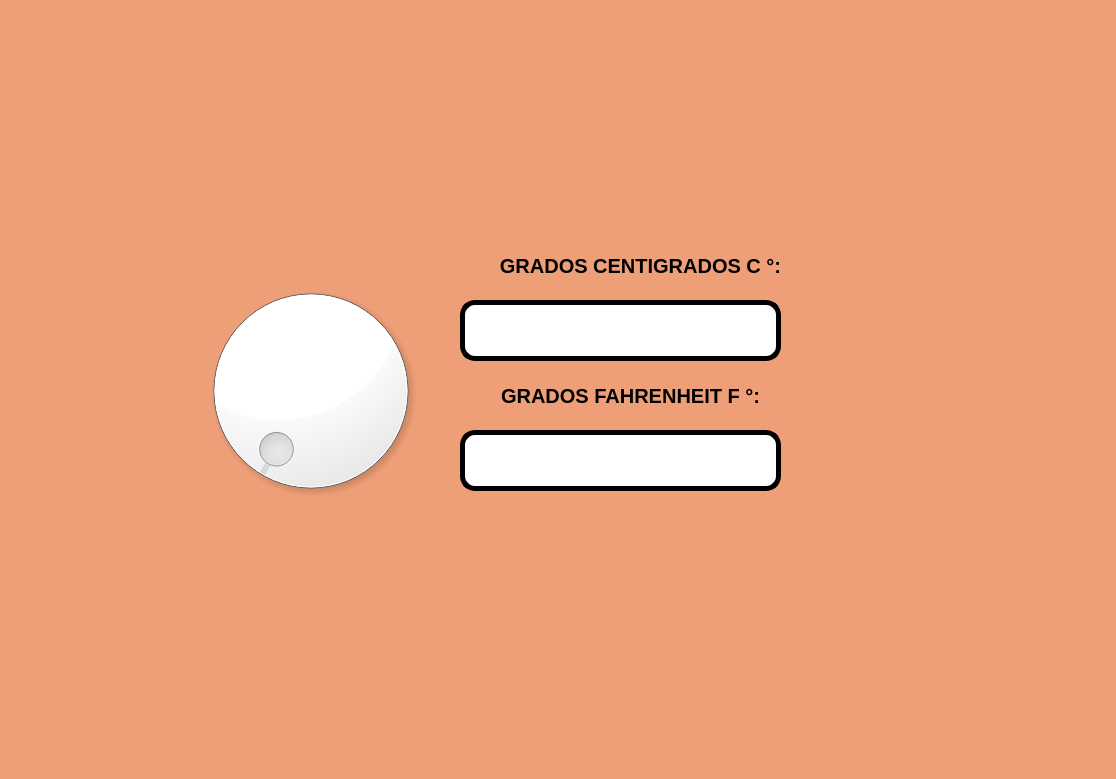
<?xml version="1.0" encoding="UTF-8"?>
<ui version="4.0">
 <class>MainWindow</class>
 <widget class="QMainWindow" name="MainWindow">
  <property name="geometry">
   <rect>
    <x>0</x>
    <y>0</y>
    <width>1116</width>
    <height>779</height>
   </rect>
  </property>
  <property name="windowTitle">
   <string>MainWindow</string>
  </property>
  <property name="styleSheet">
   <string notr="true">background-color: rgb(239, 159, 119);</string>
  </property>
  <widget class="QWidget" name="centralwidget">
   <widget class="QDial" name="dial">
    <property name="geometry">
     <rect>
      <x>190</x>
      <y>250</y>
      <width>241</width>
      <height>281</height>
     </rect>
    </property>
    <property name="styleSheet">
     <string notr="true">color: rgb(255, 255, 255);
background-color: rgb(255, 255, 255);</string>
    </property>
   </widget>
   <widget class="QLabel" name="label">
    <property name="geometry">
     <rect>
      <x>460</x>
      <y>250</y>
      <width>361</width>
      <height>31</height>
     </rect>
    </property>
    <property name="font">
     <font>
      <pointsize>15</pointsize>
      <weight>75</weight>
      <bold>true</bold>
     </font>
    </property>
    <property name="text">
     <string>GRADOS CENTIGRADOS C °:</string>
    </property>
    <property name="alignment">
     <set>Qt::AlignCenter</set>
    </property>
   </widget>
   <widget class="QLineEdit" name="txt_grados">
    <property name="geometry">
     <rect>
      <x>460</x>
      <y>300</y>
      <width>321</width>
      <height>61</height>
     </rect>
    </property>
    <property name="font">
     <font>
      <pointsize>15</pointsize>
      <weight>75</weight>
      <bold>true</bold>
     </font>
    </property>
    <property name="styleSheet">
     <string notr="true">border-radius: 15px;
background-color: rgb(255, 255, 255);
border:  5px solid black;
</string>
    </property>
    <property name="text">
     <string/>
    </property>
    <property name="alignment">
     <set>Qt::AlignCenter</set>
    </property>
   </widget>
   <widget class="QLineEdit" name="txt_fahrenheit">
    <property name="geometry">
     <rect>
      <x>460</x>
      <y>430</y>
      <width>321</width>
      <height>61</height>
     </rect>
    </property>
    <property name="font">
     <font>
      <pointsize>15</pointsize>
      <weight>75</weight>
      <bold>true</bold>
     </font>
    </property>
    <property name="styleSheet">
     <string notr="true">border-radius: 15px;
background-color: rgb(255, 255, 255);
border:  5px solid black;
</string>
    </property>
    <property name="text">
     <string/>
    </property>
    <property name="alignment">
     <set>Qt::AlignCenter</set>
    </property>
   </widget>
   <widget class="QLabel" name="label_3">
    <property name="geometry">
     <rect>
      <x>460</x>
      <y>380</y>
      <width>341</width>
      <height>31</height>
     </rect>
    </property>
    <property name="font">
     <font>
      <pointsize>15</pointsize>
      <weight>75</weight>
      <bold>true</bold>
     </font>
    </property>
    <property name="text">
     <string>GRADOS FAHRENHEIT F °:</string>
    </property>
    <property name="alignment">
     <set>Qt::AlignCenter</set>
    </property>
   </widget>
   <widget class="QLabel" name="label_2">
    <property name="geometry">
     <rect>
      <x>830</x>
      <y>0</y>
      <width>271</width>
      <height>211</height>
     </rect>
    </property>
    <property name="text">
     <string/>
    </property>
    <property name="pixmap">
     <pixmap resource="../../Archivo/recursos.qrc">:/Ejercicios/logouat.jpg</pixmap>
    </property>
    <property name="scaledContents">
     <bool>true</bool>
    </property>
   </widget>
   <widget class="QLabel" name="label_4">
    <property name="geometry">
     <rect>
      <x>30</x>
      <y>0</y>
      <width>201</width>
      <height>211</height>
     </rect>
    </property>
    <property name="text">
     <string/>
    </property>
    <property name="pixmap">
     <pixmap resource="../../Archivo/recursos.qrc">:/Ejercicios/logouat2.jpg</pixmap>
    </property>
    <property name="scaledContents">
     <bool>true</bool>
    </property>
   </widget>
   <widget class="QLabel" name="label_5">
    <property name="geometry">
     <rect>
      <x>840</x>
      <y>550</y>
      <width>251</width>
      <height>191</height>
     </rect>
    </property>
    <property name="text">
     <string/>
    </property>
    <property name="pixmap">
     <pixmap resource="../../Archivo/recursos.qrc">:/Ejercicios/gatoinplorandoayuda.jpg</pixmap>
    </property>
    <property name="scaledContents">
     <bool>true</bool>
    </property>
   </widget>
  </widget>
  <widget class="QMenuBar" name="menubar">
   <property name="geometry">
    <rect>
     <x>0</x>
     <y>0</y>
     <width>1116</width>
     <height>26</height>
    </rect>
   </property>
  </widget>
  <widget class="QStatusBar" name="statusbar"/>
 </widget>
 <resources>
  <include location="../../Archivo/recursos.qrc"/>
 </resources>
 <connections/>
</ui>
